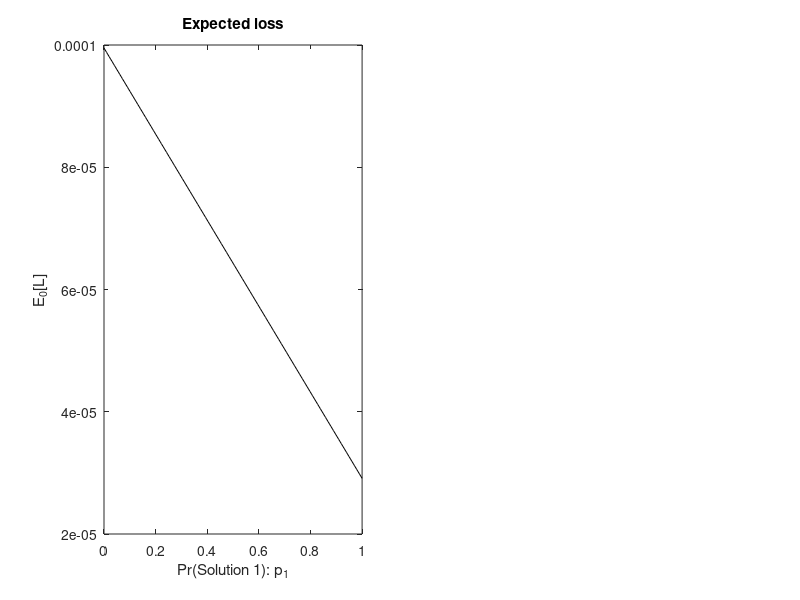

This chart was generated by the following MATLAB code:
%OBC Example 1 in the paper: solution 'by hand'. Based on Example 2 from Holden (2022, ReStat).
%Written by Michael Hatcher (m.c.hatcher@soton.ac.uk). Any errors are my own.

clc, clear

%Calibration
r = 0.005;
phi = 2;
psi = 0.93;
pi_0 = 0.005;
betta = 0.99; %Discount factor

%Find stable root
p = [-1 phi -psi]; coefs = roots(p);
omeg = min(abs(coefs));  
omega_check = 1-sqrt(1-psi) - omeg;

T_sim = 5000;  
pi = NaN(T_sim,1); pi_bind = pi; int = pi; int_bind = pi; int_star = pi; int_bind_star = pi;
pi_series = pi; pi_bind_series = pi;
Time = 0:T_sim; 

%Period 1
pi(1) = omeg*pi_0;
pi_bind(1) = -r/omeg;

int(1) = r + phi*pi(1) - psi*pi_0;
int_bind(1) = 0;

int_star(1) = int(1);
int_bind_star(1) = r + phi*pi_bind(1) - psi*pi_0;

pi_series(1) = pi(1)^2;
pi_bind_series(1) = pi_bind(1)^2;

%Periods 2 onwards
for t=2:T_sim
    
    pi(t) = omeg*pi(t-1);
    int(t) = r + phi*pi(t) - psi*pi(t-1);
    
    pi_bind(t) = omeg*pi_bind(t-1);
    int_bind(t) = r + phi*pi_bind(t) - psi*pi_bind(t-1);
    
    int_star(t) = int(t);
    int_bind_star(t) = int_bind(t);

    pi_series(t) = betta^(t-1)*pi(t)^2;
    pi_bind_series(t) = betta^(t-1)*pi_bind(t)^2;
    
end

n_prob = 100;
prob = linspace(0,1,n_prob); 
Loss = NaN(n_prob,1);

for i=1:n_prob

    Loss(i) = prob(i)*sum(pi_series) + (1-prob(i))*sum(pi_bind_series); 
    %Line1(i) = omeg^2*pi_0^2/(1-betta*omeg^2);
    %Line2(i) = (r/omeg)^2/(1-betta*omeg^2);

end

figure(1)
subplot(1,2,1), plot(prob,Loss,'k'), xlabel('Pr(Solution 1): p_1'),ylabel('E_0[L]'), hold on,
title('Expected loss')
%plot(prob,Line1,'--k'), plot(prob,Line2,'--k')


   